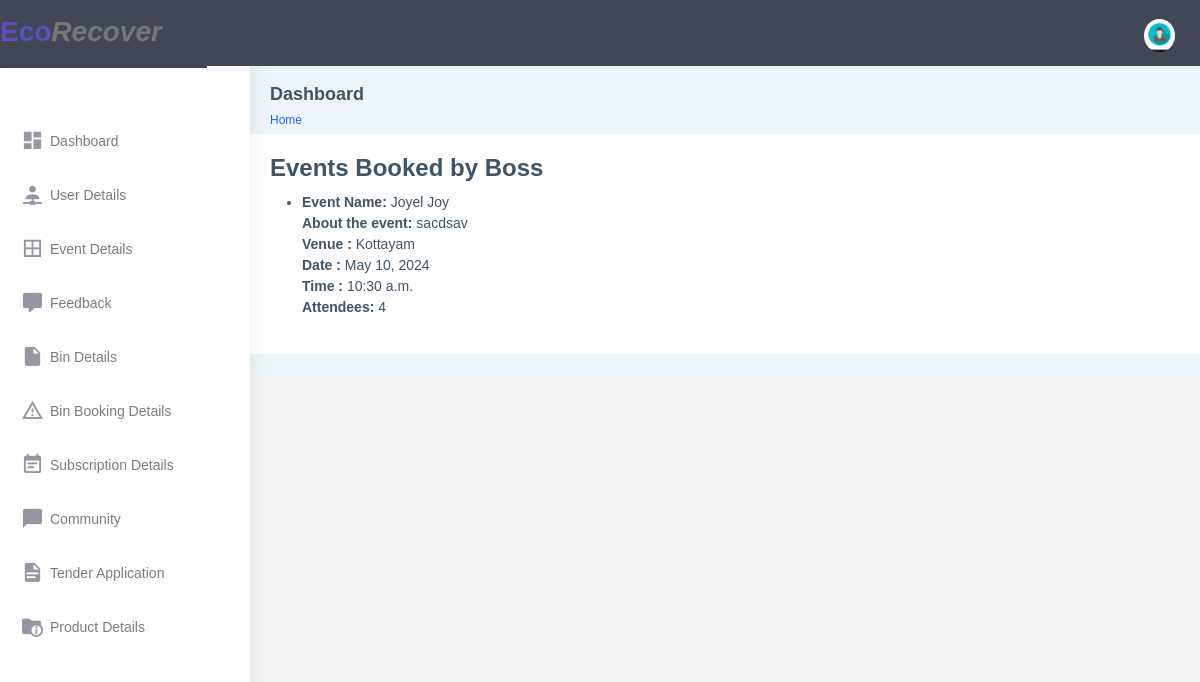
Before: /user-booked-events/ (signed in) with the older database file.
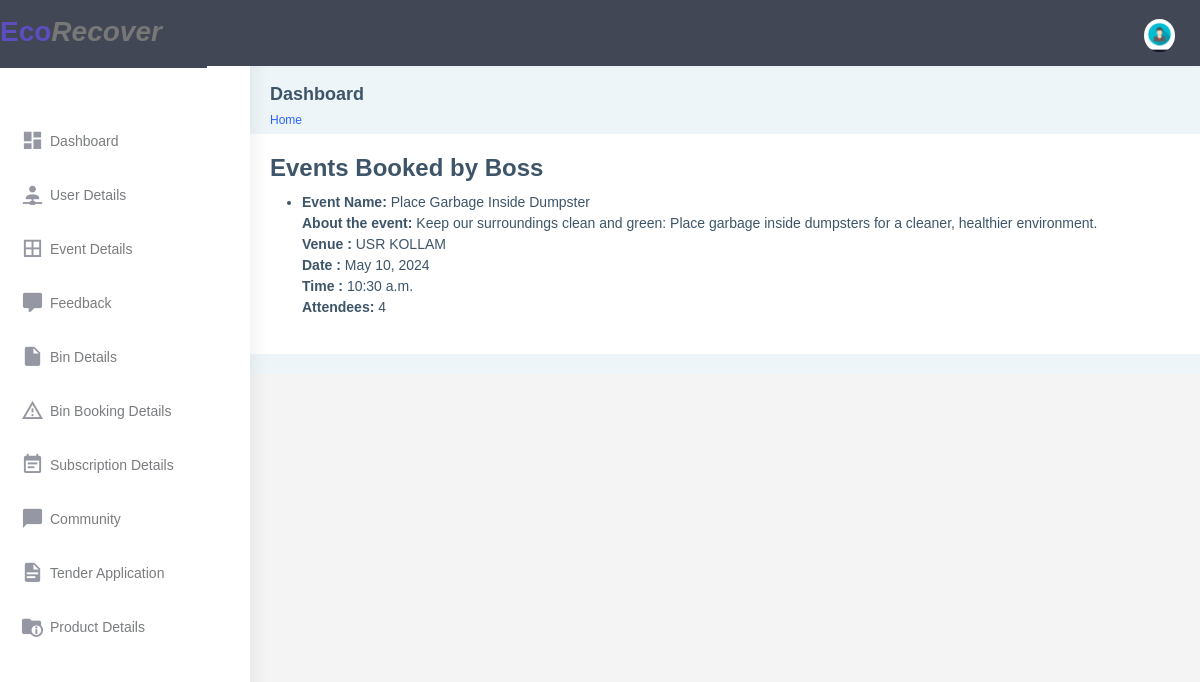
After: the same page with the newer database file.
### app32/models.py (models this page shows, shortened)
class EventBooking(models.Model):
    booking_id = models.CharField(max_length=20, primary_key=True)
    user = models.ForeignKey(User, on_delete=models.CASCADE, default=None)
    event = models.ForeignKey(Event, on_delete=models.CASCADE, default=None)
    attendees = models.PositiveIntegerField()

class Event(models.Model):
    user = models.ForeignKey(User, on_delete=models.CASCADE, default=None)
    name = models.CharField(max_length=200)
    description = models.TextField()
    date = models.DateField()
    time = models.TimeField()
    location = models.CharField(max_length=200)
    max_participants = models.IntegerField(default=0)
    image = models.ImageField(upload_to='event_images/', null=True, blank=True)
    event_id = models.CharField(max_length=20, primary_key=True, default=None)
    category = models.CharField(max_length=50, default=None, choices=[
        ('category1', 'Environmental Cleanup Campaign'),
        ('category2', 'Waste Management Seminar'),
        ('category3', 'Expo'),
        ('category4', 'Composting Workshop'),
        ('category5', 'Environmental Hackathon'),
    ])

### app32/views.py (the view)
# urls.py: path('user-booked-events/', views.user_booked_events, name='user_booked_events'),
@never_cache
@login_required(login_url='loginn')
def user_booked_events(request):
    if not request.user.is_authenticated:
        return render(request, 'auth/login.html')
    booked_events = EventBooking.objects.filter(user=request.user)
    context = {
        'booked_events': booked_events,
    }
    return render(request, 'event/user_booked_events.html', context)

### templates/event/user_booked_events.html (shortened to what this page needs)
{% extends 'base.html' %}
{% block content %}
<html lang="en">
<head>
</head>
<body>
    <h1>Events Booked by {{ user.username }}</h1>
    <ul>
        {% for event_booking in booked_events %}
            <li>
                <strong>Event Name:</strong> {{ event_booking.event.name }}<br>
                <strong>About the event:</strong> {{ event_booking.event.description }}<br>
                <strong>Venue :</strong> {{ event_booking.event.location }}<br>
                <strong>Date :</strong> {{ event_booking.event.date }}<br>
                <strong>Time :</strong> {{ event_booking.event.time }}<br>
                <strong>Attendees:</strong> {{ event_booking.attendees }}<br>
            </li>
        {% empty %}
            <p>No events booked yet.</p>
        {% endfor %}
    </ul>
</body>
</html>
{% endblock %}

Changed rows visible on the page:
changed through a linked row, EventBooking: event.name "Joyel Joy" → "Place Garbage Inside Dumpster"; event.description "sacdsav" → "Keep our surroundings clean and green: Place garbage inside dumpsters for a cleaner, healthier environment."; event.location "Kottayam" → "USR KOLLAM"
